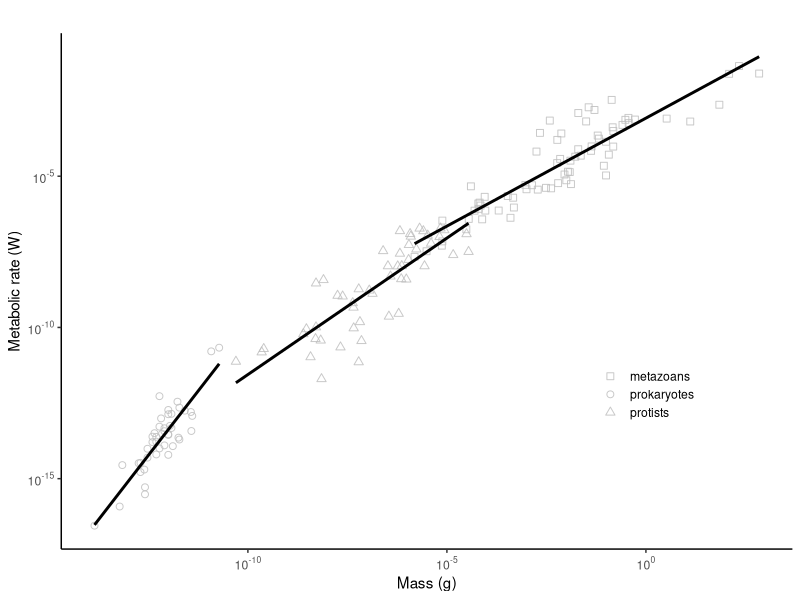
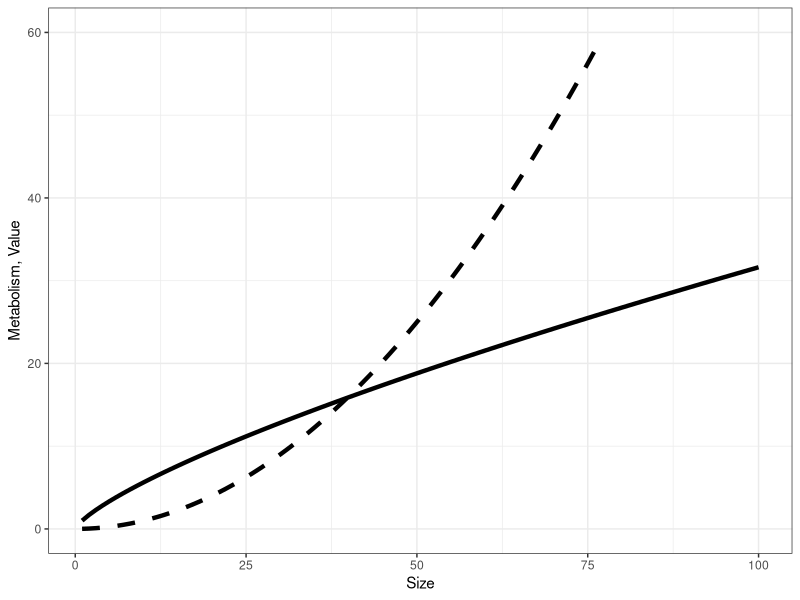
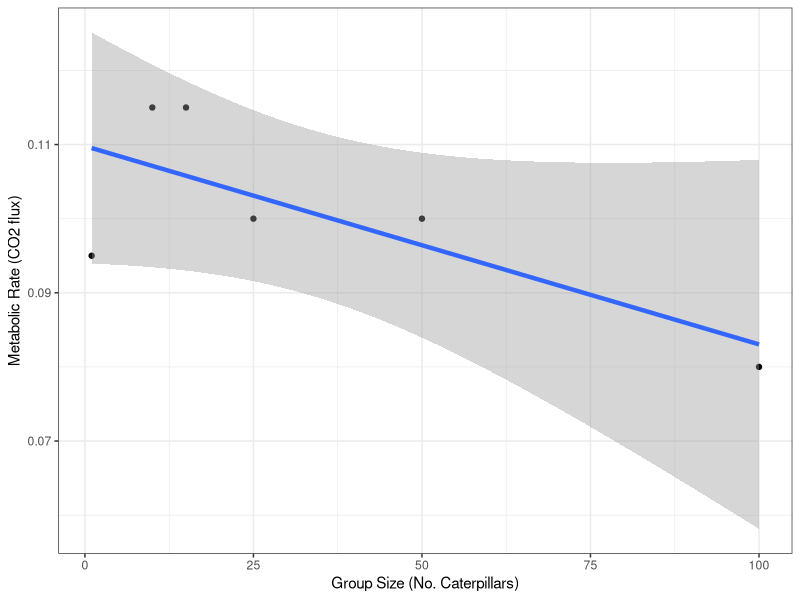
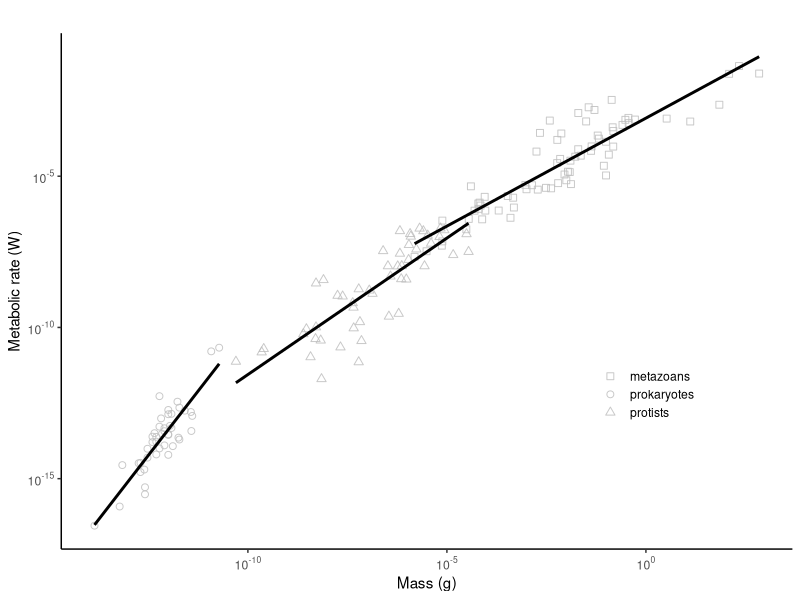
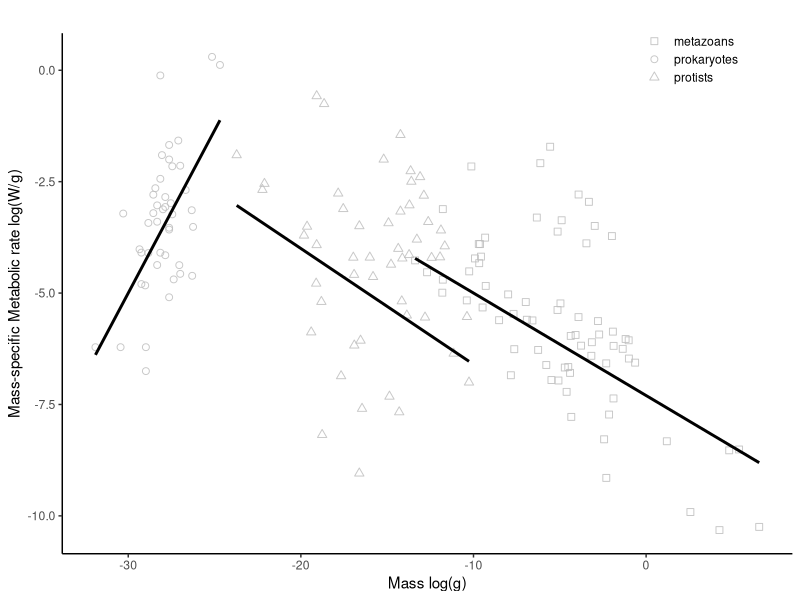
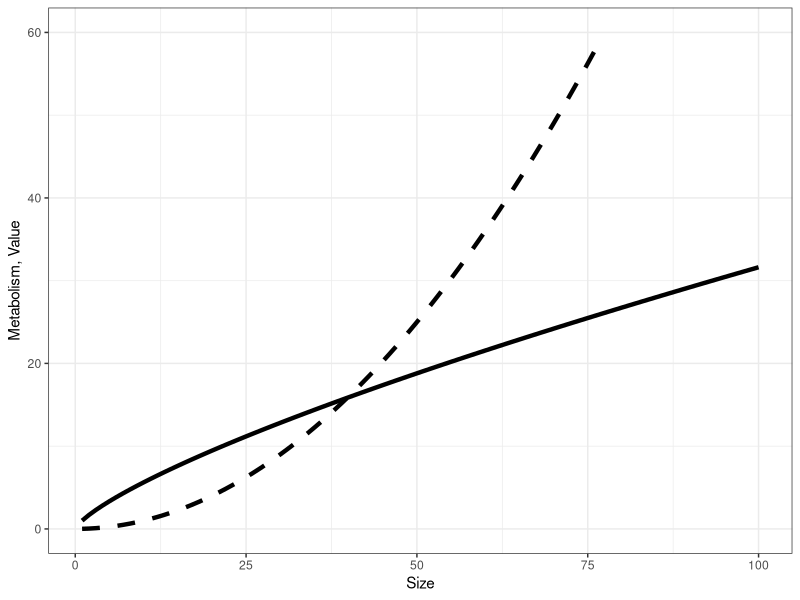
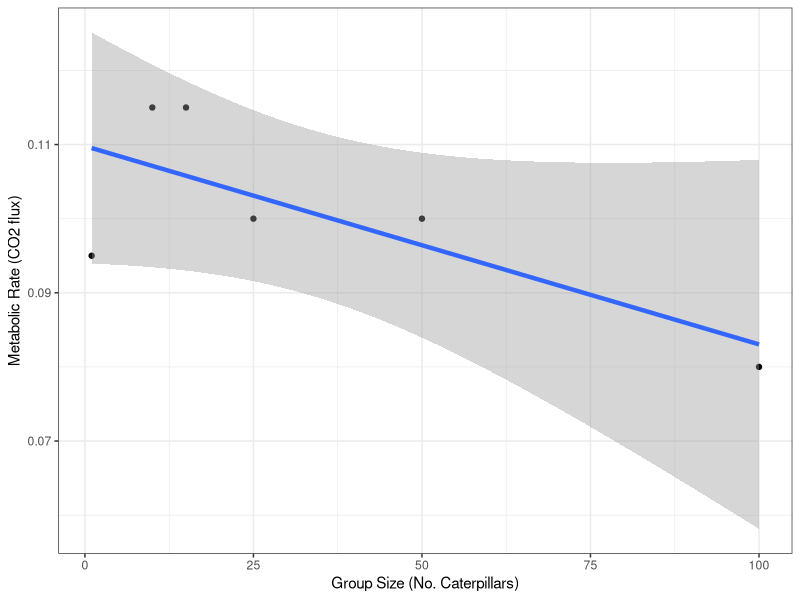

These charts were generated, in order, by the following R code:

### Chapter 6 figures
### Feb 4 2026


### load data
## packages
library(tidyverse)
library(ggplot2)
library(effects)
library(scales)

#Read in data ----
delong <- read.csv(file = "./chapter 6/Delong2010.csv")

View(delong)
## ok the plan is to plot only active MRs and have diff symbols for prokaryote, protist and eukaryote
delong_end <- delong %>%
  filter((rate_type == "active"))

View(delong_end)

Fig_delong <- ggplot(delong_end, aes(x = Mass..g., y = Metabolic.rate..W., shape = factor(taxon))) +
  geom_point(size = 2, color = "gray", alpha = 0.85, fill = NA) +
  scale_shape_manual(values = c(0, 1, 2)) +
  theme_classic() +
  xlab("Mass (g)") +
  scale_x_log10(breaks = trans_breaks("log10", function(x) 10^x),
                labels = trans_format("log10", math_format(10^.x))) + 
  ylab("Metabolic rate (W)") +
  scale_y_log10(breaks = trans_breaks("log10", function(x) 10^x),
                labels = trans_format("log10", math_format(10^.x))) + 
  ggtitle("") +
  geom_smooth(method = "lm", se = FALSE, color = 1) +
  theme(legend.position = c(.8, .3),
        legend.title = element_blank(),
        legend.key.spacing.y = unit(-.15, "cm")) 
#geom_abline(intercept = 0, slope = 1)
Fig_delong

ggsave("delong_fig1.png", 
       plot = Fig_delong,
       width = 3.5,
       height = 3.5,
       dpi = 300)

# define slope lines using coords from Delong 2010
## try it without log transforming axes


Fig_delong2 <- ggplot(delong_end, aes(x = log(Mass..g.), y = log(Metabolic.rate..W./Mass..g.), shape = factor(taxon))) +
  geom_point(size = 2, color = "gray", alpha = 0.85, fill = NA) +
  #geom_point(aes(x = 0.000000000001, y = .04), color = "blue", size = 1) +
  scale_shape_manual(values = c(0, 1, 2)) +
  coord_cartesian(
    xlim = c(min(log(delong_end$Mass..g.)), max(log(delong_end$Mass..g.))), 
    ylim = c(min(log(delong_end$Metabolic.rate..W./delong_end$Mass..g.)), max(log(delong_end$Metabolic.rate..W./delong_end$Mass..g.)))) +
  theme_classic() +
  xlab("Mass log(g)") +
  ylab("Mass-specific Metabolic rate log(W/g)") +
  #scale_y_log10(breaks = trans_breaks("log10", function(x) 10^x),
  #              labels = trans_format("log10", math_format(10^.x))) + 
  ggtitle("") +
  #geom_smooth(method = "lm", se = FALSE, color = 1) +
  theme(legend.position = c(.86, .95),
        legend.title = element_blank(),
        legend.key.spacing.y = unit(-.15, "cm"))

b_pk <- 16.9
function1 <- function(x) b_pk + 0.73*x
  
Fig_delong2a <- Fig_delong2 + 
  geom_function(inherit.aes = FALSE, 
                fun = function1, 
                xlim = c(log(.000000000000014), log(.000000000019)),
                linewidth = 1
  )

b_pt <- -4 - 0.26*20
function2 <- function(x) b_pt - 0.26*x

Fig_delong2b <- Fig_delong2a + 
  geom_function(inherit.aes = FALSE, 
                fun = function2, 
                xlim = c(log(min(delong_end[ (delong_end$taxon == "protists"),]$Mass..g.)), log(max(delong_end[ (delong_end$taxon == "protists"),]$Mass..g.))),
                linewidth = 1
  )

b_m <- -5 - 0.23*10
function3 <- function(x) b_m - 0.23*x

Fig_delong2c <- Fig_delong2b + 
  geom_function(inherit.aes = FALSE, 
                fun = function3, 
                xlim = c(log(min(delong_end[ (delong_end$taxon == "metazoans"),]$Mass..g.)), log(max(delong_end[ (delong_end$taxon == "metazoans"),]$Mass..g.))),
                linewidth = 1
  )

ggsave("delong_fig_msmr.png", 
       plot = Fig_delong2c,
       width = 3.5,
       height = 3.5,
       dpi = 300)

## for final axis tickmarks, use old version of graph and ppt



### metcalfe's law

library(ggplot2)
setwd("~/Documents/projects/metabolic ecology/monograph/figures")

C = function(x) (x^2)/100
Cm = function(x) (x*(x-1))/100
Y = function(x) x^0.75

x = seq(1, 100, 1)

dat <- data.frame(cbind(x, Y(x), C(x), Cm(x)))
names(dat) <- c('size', 'metabolism', 'value', 'value2')

Metcalfe.fig <- ggplot(dat, aes(x = "size", y = "metabolism")) +
  geom_line(aes(x = size, y = metabolism), size = 1.5) +
  #geom_line(aes(x = size, y = value2), linetype = 3, size = 1.5) +
  geom_line(aes(x = size, y = value), linetype = 2, size = 1.5) +
  theme_bw() +
  ylim(0, 60) +
  xlab("Size") +
  ylab("Metabolism, Value")

Metcalfe.fig
ggsave("Metcalfe.fig.png", device = "png", width = 3, height = 2)




#### caterpillar group size
### schoomie et al data

grp.size <- c(1, 10, 15, 25, 50, 100)
MR <- c(0.095, 0.115, 0.115, 0.10, 0.10, 0.08)
cat <- data.frame(cbind(grp.size, MR))
names(cat) <- c('size', 'metabolism')


caterpillar.fig <- ggplot(cat, aes(x = size, y = metabolism), pch = 1) +
  geom_point(aes(x = size, y = metabolism)) +
  geom_smooth(method = "lm", formula = y ~ x, size = 1.5) +
  theme_bw() +
  xlab("Group Size (No. Caterpillars)") +
  ylab("Metabolic Rate (CO2 flux)")

caterpillar.fig
ggsave("caterpillar.fig.png", device = "png", width = 4, height = 3)
